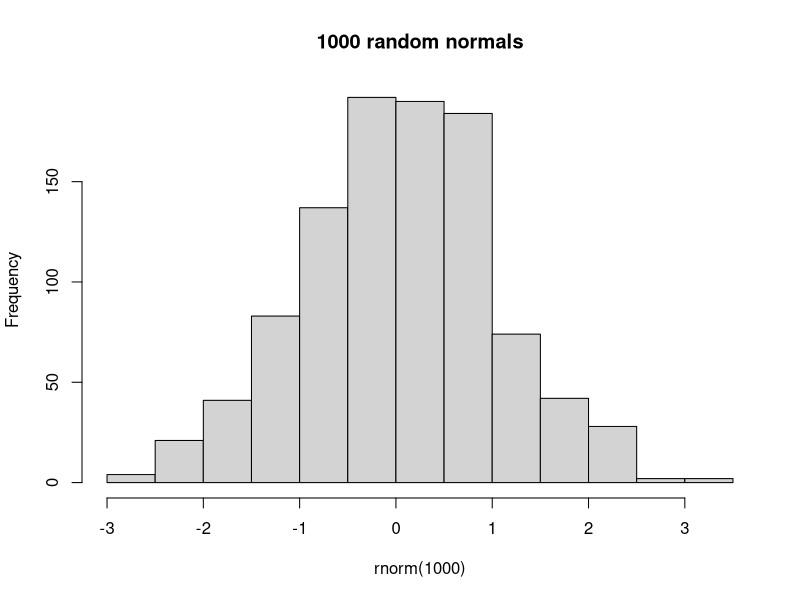
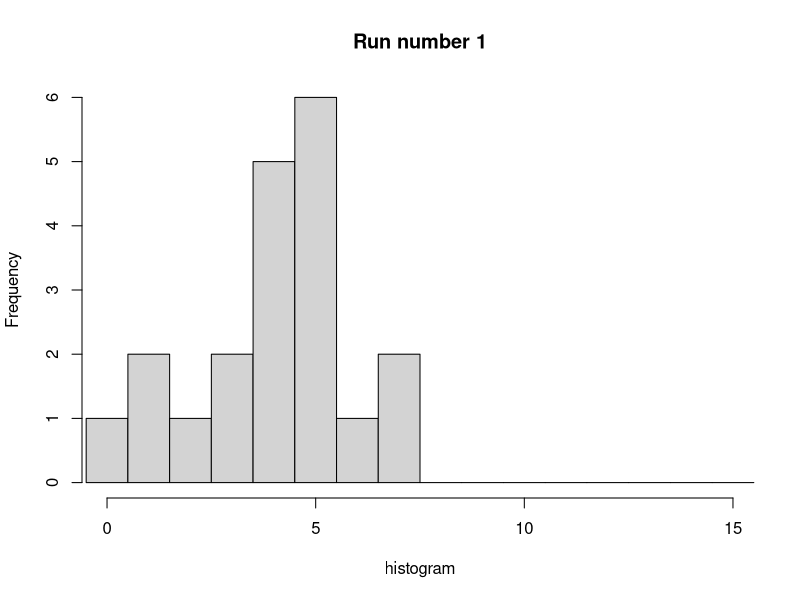
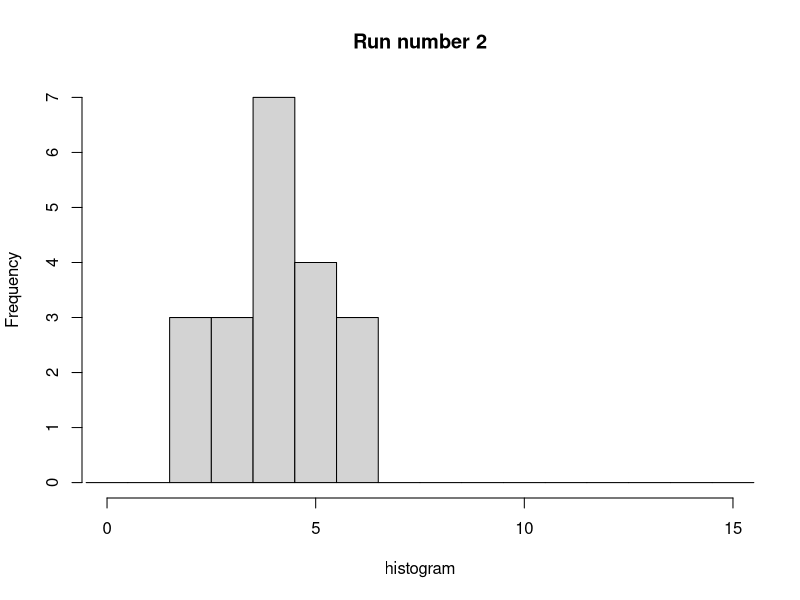
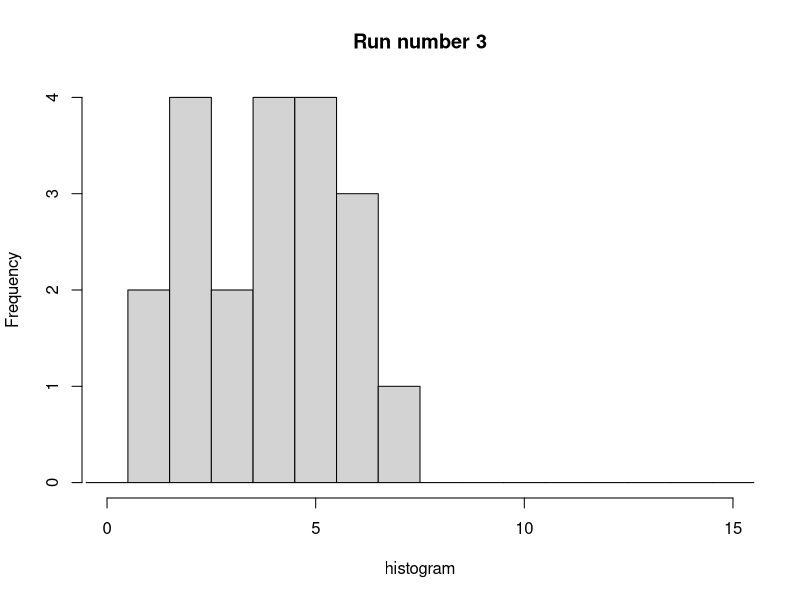
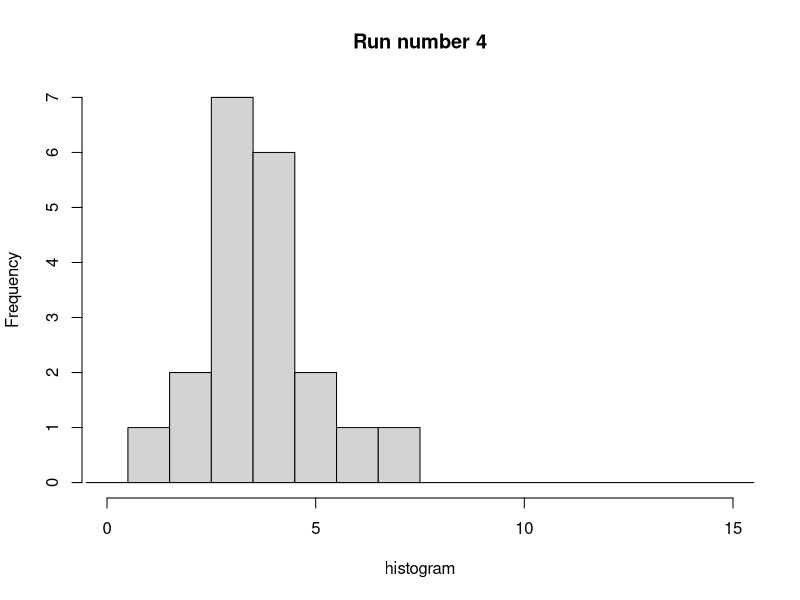
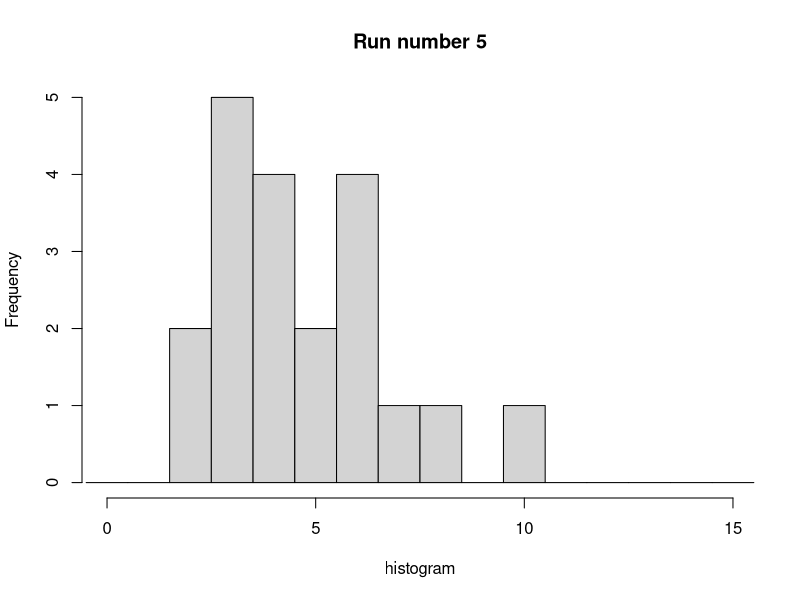
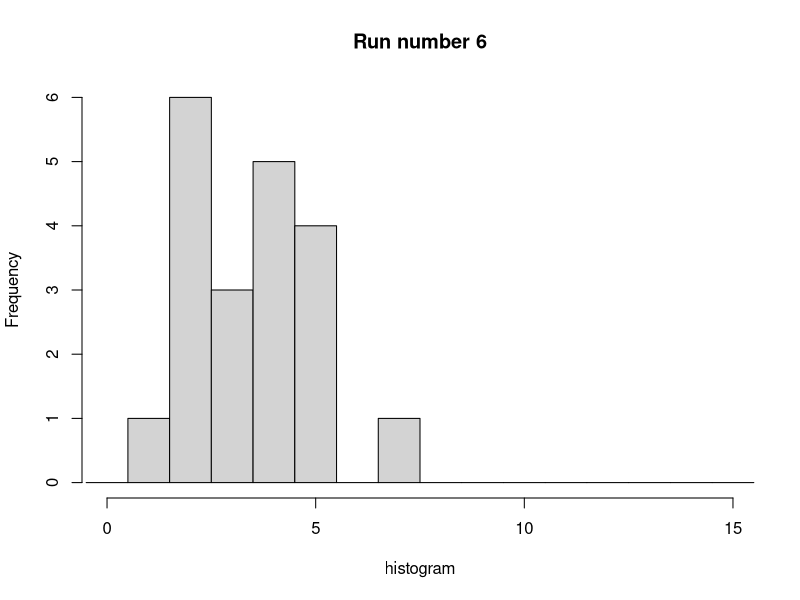
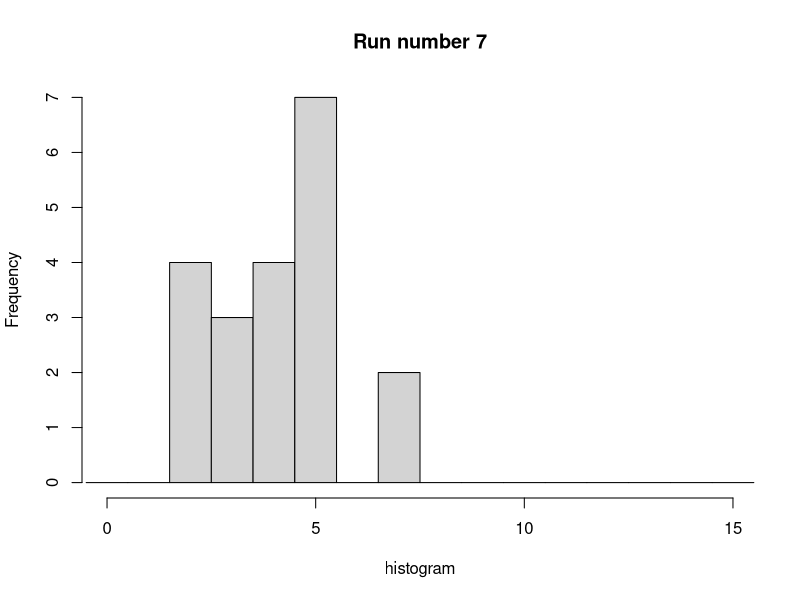

Write R code to recreate these figures, in order.
### R code from vignette source 'summeR-2-5-graphics-uniquebackupstring.Rnw'
### Encoding: UTF-8

###################################################
### code chunk number 1: summeR-2-5-graphics-uniquebackupstring.Rnw:40-41
###################################################
  if(exists(".orig.enc")) options(encoding = .orig.enc)


###################################################
### code chunk number 2: tmpout
###################################################
tdir <- "tmpout"
if(!dir.exists(tdir)) dir.create(tdir, showWarnings=FALSE)


###################################################
### code chunk number 3: Roptions
###################################################
opts.orig <- options()
options(width=100, prompt="> ")
options(useFancyQuotes = FALSE)
set.seed(12345)
par.orig <- par(no.readonly = TRUE) 
pjmar <- c(4.1, 4.1, 1.5, 2.1)
options(SweaveHooks=list(fig=function() par(mar=pjmar, ps=12, xpd=F)))
pdf.options(onefile=F,family="Times",pointsize=12)
if(!file.exists("theme")) file.symlink("../../../../template/theme", "theme")


###################################################
### code chunk number 4: saver10 (eval = FALSE)
###################################################
## pdf("myfirst.pdf")  
## hist(rnorm(1000), main = "1000 random normals") 
## dev.off()


###################################################
### code chunk number 5: summeR-2-5-graphics-uniquebackupstring.Rnw:409-410 (eval = FALSE)
###################################################
## list.files() 


###################################################
### code chunk number 6: summeR-2-5-graphics-uniquebackupstring.Rnw:448-450
###################################################
options.orig <- options()
options(width=60)


###################################################
### code chunk number 7: saver14 (eval = FALSE)
###################################################
## SAVEME <- FALSE
## if (SAVEME){
##   pdf(file = "afilename.pdf", paper = "special", 
##      height = 5, width = 7, onefile = FALSE, family = "Times")
## } else {
##   ## If you are not using Rstudio, this works in an interactive session
##   if (interactive()) dev.new(height = 5, width = 7)
## }
## plot(y ~ x, data = dat, xlab = "My super plot", ylab = "My other variable", main = "smarter than you")
## lines(z ~ x, data = dat, col = "green")
## if (SAVEME) dev.off()


###################################################
### code chunk number 8: summeR-2-5-graphics-uniquebackupstring.Rnw:468-469
###################################################
options(options.orig)


###################################################
### code chunk number 9: saver11
###################################################
odir <- "output/"
chk <- dir.create(odir, recursive = TRUE)
print(chk)


###################################################
### code chunk number 10: saver12
###################################################
pdf(file.path(odir, "myfirst.pdf"))
hist(rnorm(1000), main = "1000 random normals") 
dev.off()


###################################################
### code chunk number 11: saver13
###################################################
odir2 <- rockchalk::dir.create.unique("output/")
odir2


###################################################
### code chunk number 12: saver14b (eval = FALSE)
###################################################
## pdf(file = file.path(odir2, "myfirst.pdf"))
## hist(rnorm(1000), main = "1000 random normals") 
## dev.off()
## list.files(odir2)


###################################################
### code chunk number 13: summeR-2-5-graphics-uniquebackupstring.Rnw:533-535 (eval = FALSE)
###################################################
## pdf(file = "afilename.pdf", height = 5, width = 7,
## paper = "special", onefile = FALSE, family = "Times")


###################################################
### code chunk number 14: saver20
###################################################
SAVEME <- TRUE
if (SAVEME){
    odir <- rockchalk::dir.create.unique("output/")
    pdf(file = file.path(odir, "histo-100.pdf"), onefile = TRUE)
} else {
	par(ask = TRUE)
}
set.seed(234)
for(i in 1:100){
	x <- rpois(20, lambda = 4)
	hist(x, main = paste("Run number", i),
         breaks = -0.5:15.5,
         xlim = c(0, 15), xlab = "histogram",
        )
}
if (SAVEME) dev.off()


###################################################
### code chunk number 15: saver30
###################################################
SAVEME <- TRUE
if (SAVEME){
    odir <- rockchalk::dir.create.unique("output/")
    print(odir)
    pdf(file = paste0(odir, "/histo-%03d.pdf"), onefile = FALSE)
} else {
	par(ask = TRUE)
}
set.seed(234)
for(i in 1:100){
	x <- rpois(20, lambda = 4)
	hist(x, main = paste("Run number", i),
         breaks = -0.5:15.5,
         xlim = c(0, 15), xlab = "histogram",
        )
}
if (SAVEME) dev.off()



###################################################
### code chunk number 16: summeR-2-5-graphics-uniquebackupstring.Rnw:638-640
###################################################
options.orig <- options()
options(width=60)


###################################################
### code chunk number 17: summeR-2-5-graphics-uniquebackupstring.Rnw:645-647
###################################################
## the first 30 file names
list.files(odir)[1:30]


###################################################
### code chunk number 18: summeR-2-5-graphics-uniquebackupstring.Rnw:650-651
###################################################
options(options.orig)


###################################################
### code chunk number 19: summeR-2-5-graphics-uniquebackupstring.Rnw:661-662 (eval = FALSE)
###################################################
## pdf.options(onefile = FALSE, family = "Times", paper = "special", height = 4, width = 6)


###################################################
### code chunk number 20: summeR-2-5-graphics-uniquebackupstring.Rnw:667-670 (eval = FALSE)
###################################################
## if (SAVEME) pdf(file = "afilename.pdf")
## ## make a plot, silly
## if (SAVEME) dev.off()


###################################################
### code chunk number 21: summeR-2-5-graphics-uniquebackupstring.Rnw:676-679 (eval = FALSE)
###################################################
## if (SAVEME) pdf(file = "afilename.pdf", height = 10, width = 7)
## ## make a plot, silly
## if (SAVEME) dev.off()


###################################################
### code chunk number 22: summeR-2-5-graphics-uniquebackupstring.Rnw:700-703 (eval = FALSE)
###################################################
## if (SAVEME) png(file = "afilename.png", height = 800, width = 800)
## ## draw your plot here
## if (SAVEME) dev.off()


###################################################
### code chunk number 23: sess10
###################################################
sessionInfo()


###################################################
### code chunk number 24: opts20
###################################################
## Don't delete this. It puts the interactive session options
## back the way they were. If this is compiled within a session
## it is vital to do this.
options(opts.orig)
options(par.orig)
